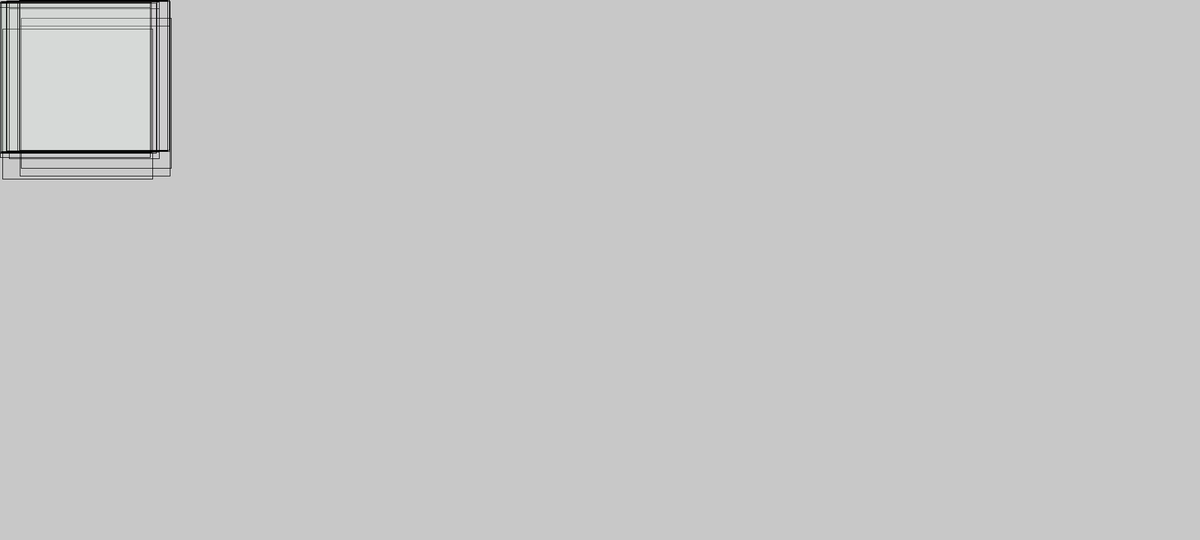
Frame 1 (no input)
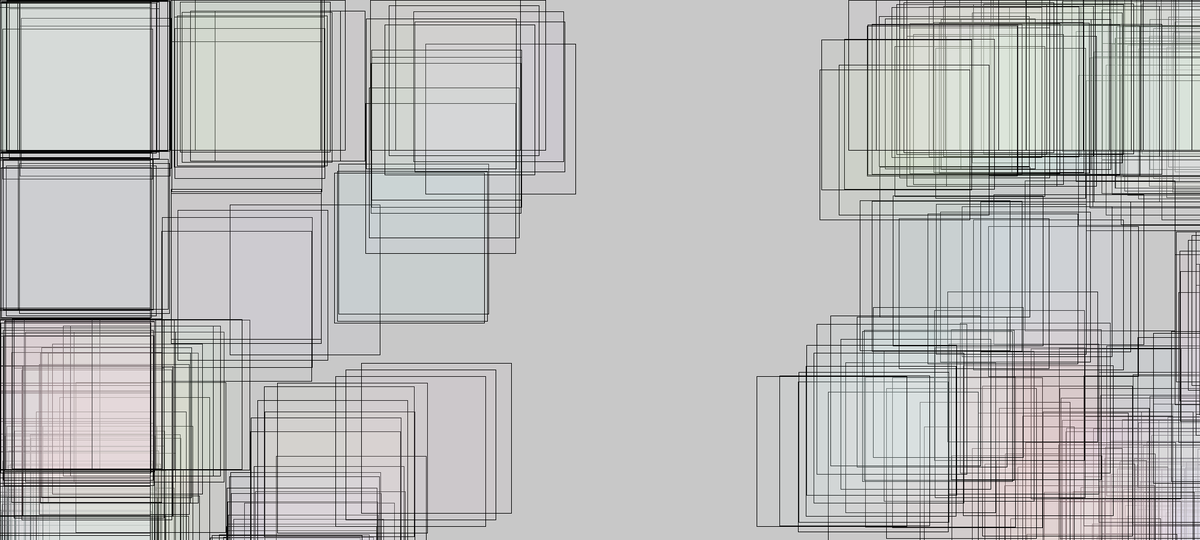
Frame 60 (the mouse pressed at the canvas centre just before this capture)
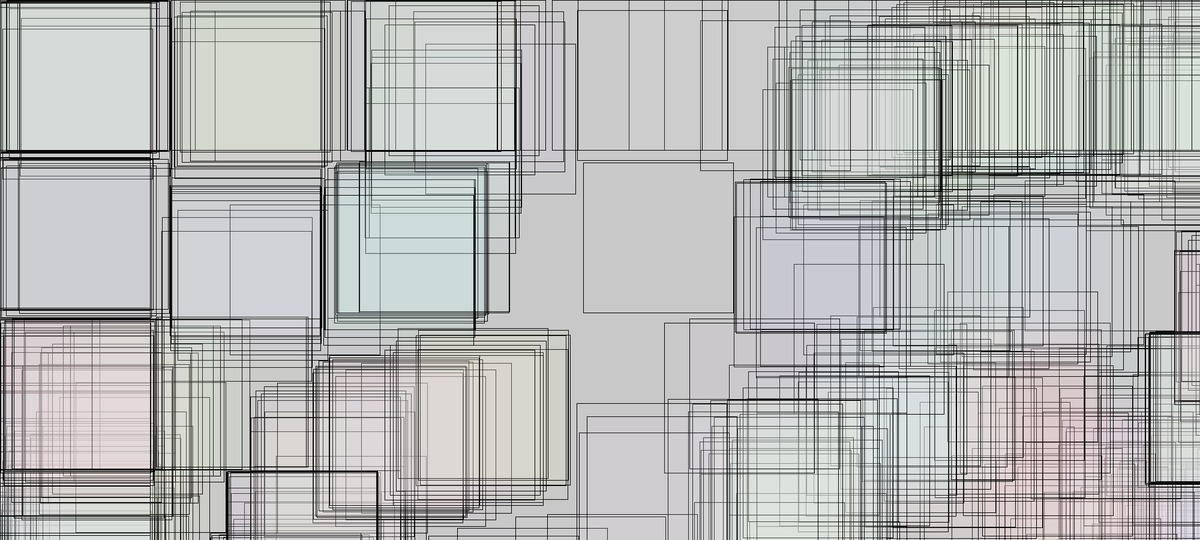
Frame 120 (the mouse held since frame 60 and released just before this capture)

The Processing sketch that drew these frames (run headless with seeded random() and noise(); from frame 60 on, the mouse is pressed at the canvas centre):

// Processing sketch: RandomWalker03
// ── RandomWalker03.pde
ArrayList<RandomWalker> randomWalkers = new ArrayList<RandomWalker>();

void setup() {
  size(2000, 900);

  background(200,200,200);
  strokeWeight(1);
  noSmooth();
  frameRate(10000);
  for (int i = 0;i<1000; i++){
  randomWalkers.add(new RandomWalker());
  }
}

void draw() {
  for (RandomWalker rw : randomWalkers) {
    rw.step();
    rw.draw();
  }
}

void mouseDragged() {
  randomWalkers.add(new RandomWalker());
}

class RandomWalker {
  float x = mouseX;
  float y = mouseY;
  float r = random(200,256);
  float g = random(200,256);
  float b = random(200,256);

  void step() {

    x += random(-50, 50);
    y += random(-50, 50);

    if (x < 0) {
      x = width;
    }
    if (x > width) {
      x = 0;
    }

    if (y < 0) {
      y = height;
    }
    if (y > height) {
      y = 0;
    }
  }

  void draw() {
    //stroke(r, g, b);
    //noStroke();
    fill(r,g,b,10);
    if(get(int(x),int(y))== color(200,200,200)) {
      //point(x, y);
      rect(x,y,250,250);
  }
  }
}
